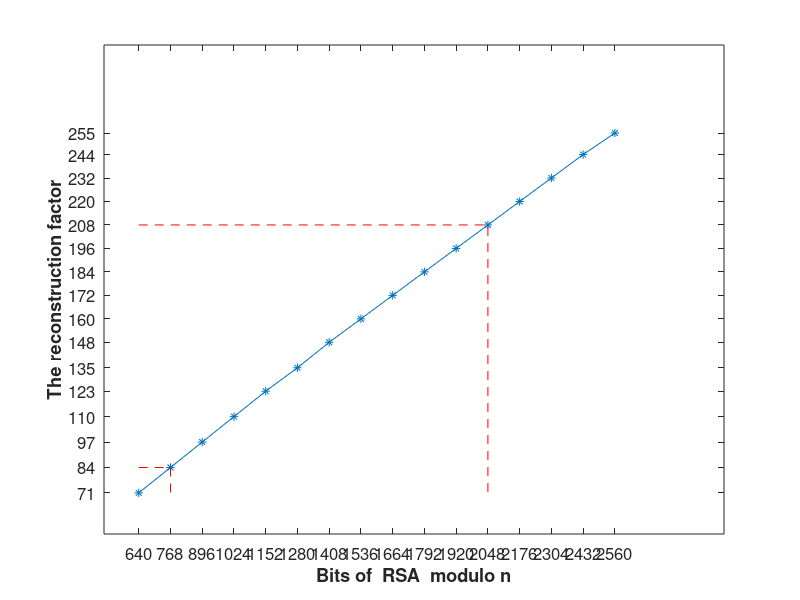

The MATLAB source for this figure:
close all
clear('all');
clc


load('mat/primeList_502_bigd.mat');

logPrimes = log10(primeList_502);
numOfPrimes = length(logPrimes);

accLogPrimes = zeros(numOfPrimes, 1);
for idx = 1:numOfPrimes
	accLogPrimes(idx) = sum(logPrimes(1:idx));
end

b_vec = 640:128:2560;
maxDivisor = zeros(length(b_vec), 1);

for idx = 1:length(b_vec)
	b = b_vec(idx);
	currLog = b * log10(2);
	maxDivisor(idx) = nnz(accLogPrimes < currLog);
end

maxDivisor

figure;

plot(b_vec, maxDivisor, '*-');
xlabel('Bits of  RSA  modulo n','FontSize',12,'FontWeight','bold');
ylabel('The reconstruction factor','FontSize',12,'FontWeight','bold');
ax = gca;
set(ax,'XTick', b_vec);
set(ax,'YTick', maxDivisor);
set(ax,'fontsize', 12);

hold on;
plot([min(b_vec), 2048, 2048], [208, 208, min(maxDivisor)], '--r');
plot([min(b_vec), 768, 768], [84, 84, min(maxDivisor)], '--r');





